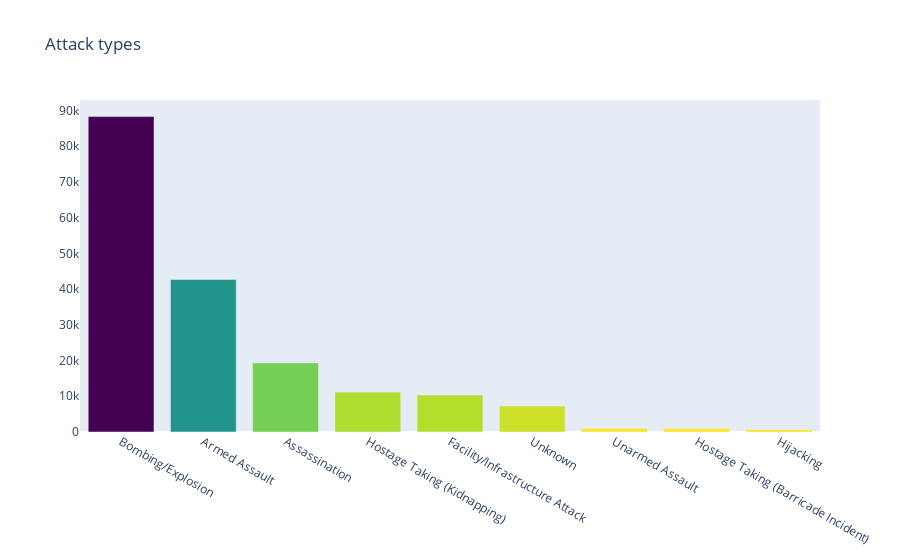

The notebook cell saved with this chart:
### Markdown cell above
### Attack Types

### Code cell
attackTypes = terror_df2['AttackType']

x = attackTypes.value_counts().index
y = attackTypes.value_counts().values

trace2 = go.Bar(
        x=x ,
        y=y,
        marker=dict(
            color=y,
            colorscale = 'Viridis',
            reversescale = True
        ),
        name="Attack types",    
    )
layout = dict(
        title="Attack types",
        xaxis=go.layout.XAxis(
          automargin=True),
        yaxis=dict(
            showgrid=False,
            showline=False,
            showticklabels=True,
        ), 
    )
fig1 = go.Figure(data=[trace2], layout=layout)
fig1.show()

### Figure 1 — Plotly figure (JSON) as saved in the notebook; plotly's stock layout.template omitted (floating-point values rounded to 4 significant figures)
{"data": [{"marker": {"color": [88255, 42669, 19312, 11158, 10356, 7276, 1015, 991, 659], "colorscale": [[0, "#440154"], [0.1111, "#482878"], [0.2222, "#3e4989"], [0.3333, "#31688e"], [0.4444, "#26828e"], [0.5556, "#1f9e89"], [0.6667, "#35b779"], [0.7778, "#6ece58"], [0.8889, "#b5de2b"], [1, "#fde725"]], "reversescale": true}, "name": "Attack types", "x": ["Bombing/Explosion", "Armed Assault", "Assassination", "Hostage Taking (Kidnapping)", "Facility/Infrastructure Attack", "Unknown", "Unarmed Assault", "Hostage Taking (Barricade Incident)", "Hijacking"], "y": [88255, 42669, 19312, 11158, 10356, 7276, 1015, 991, 659], "type": "bar"}], "layout": {"title": {"text": "Attack types"}, "xaxis": {"automargin": true}, "yaxis": {"showgrid": false, "showline": false, "showticklabels": true}}}
